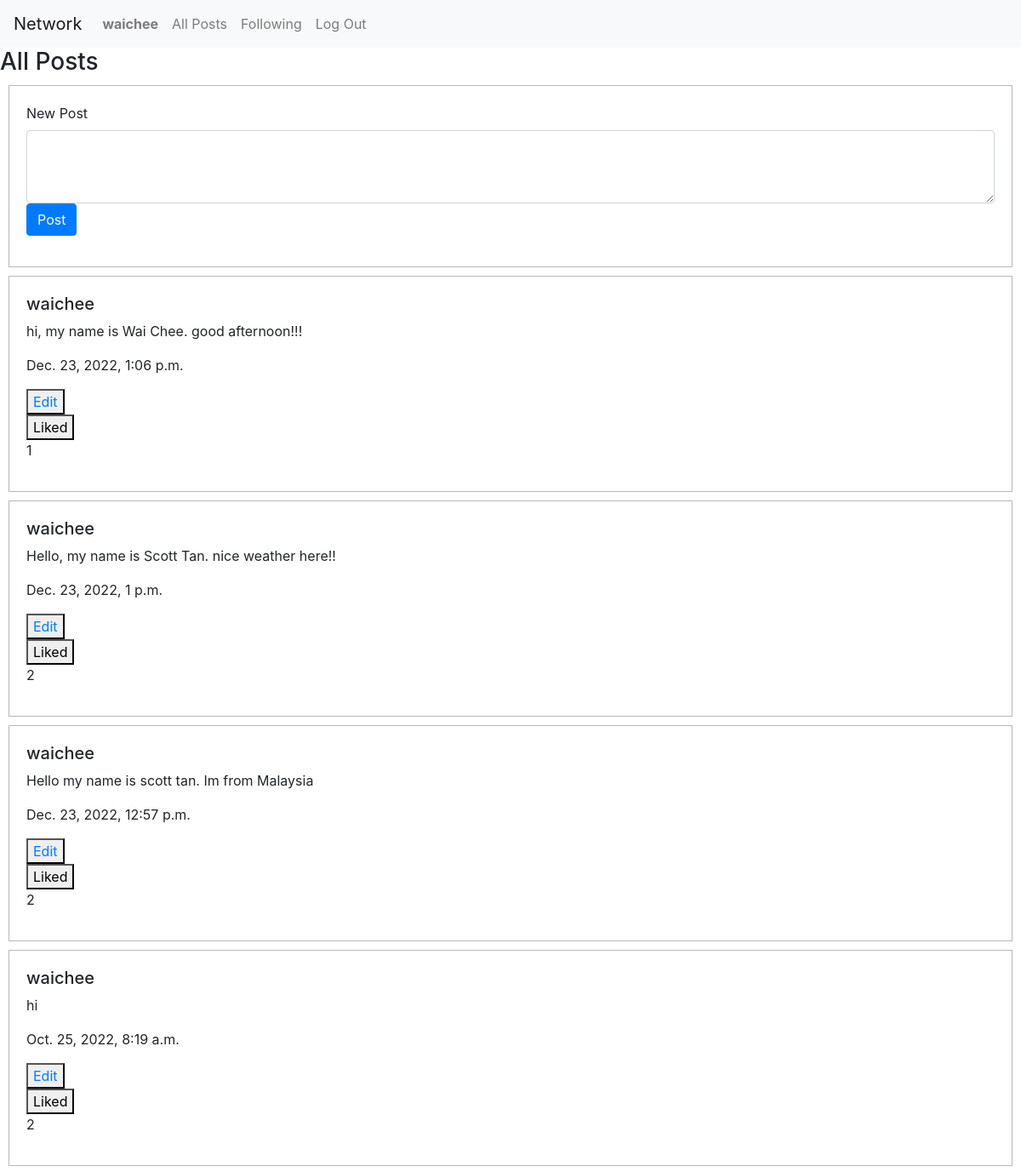
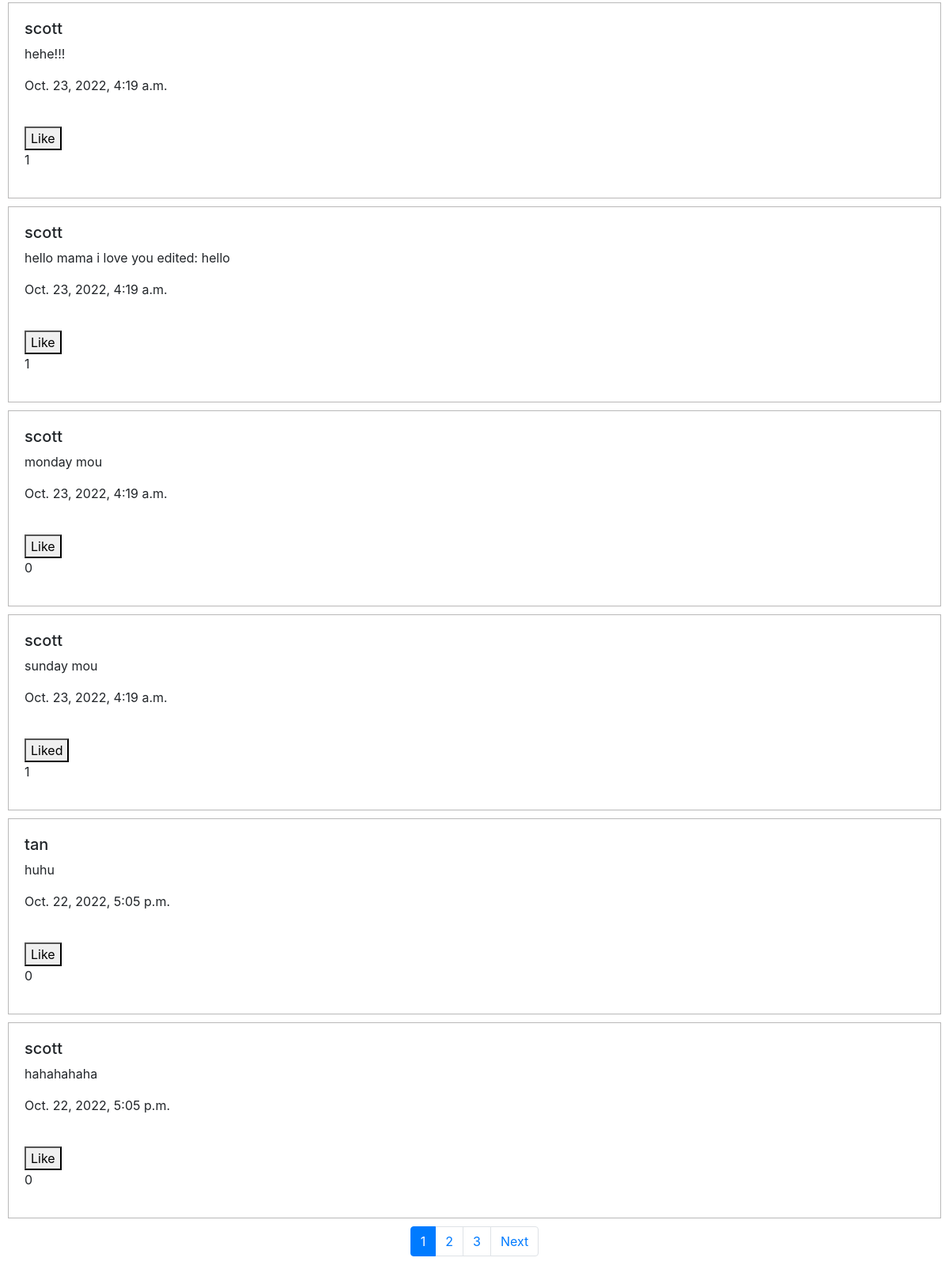
/ (signed in), run on the app's committed database (2 pictures, top to bottom).
### network/models.py (models this page shows, shortened)
class User(AbstractUser):
    pass

class Post(models.Model):
    user = models.ForeignKey(User, on_delete=models.CASCADE, related_name="posts")
    content = models.CharField(max_length=300)
    timestamp = models.DateTimeField(auto_now_add=True)
    like = models.ManyToManyField(User, blank=True, related_name="liked_user")

### network/views.py (the view)
# urls.py: path("", views.index, name="index"),
def index(request):
    postData = Post.objects.all().order_by('-timestamp')
    paginator = Paginator(postData, POST_PER_PAGE)
    page_number = request.GET.get('page')
    page_obj = paginator.get_page(page_number)
    if request.user.is_authenticated:
        currentuser = User.objects.get(id=request.session['_auth_user_id'])
        paginator = Paginator(postData, POST_PER_PAGE)
        page_number = request.GET.get('page')
        page_obj = paginator.get_page(page_number)
        return render(request, "network/index.html", {
            "postData": page_obj,
            "loginUser": currentuser
        })
    return render(request, "network/index.html", {
        "postData": page_obj,
    })

### network/templates/network/index.html (shortened to what this page needs)
{% extends "network/layout.html" %}
{% load static %}
{% block body %}
  <div id="posts-view">
  </div>
  {% if user.is_authenticated %}
  <div class="box">
      <div class="mb-3">
        <form action="{% url 'post' %}" method="POST">
          <label for="newPostInput" class="form-label">New Post</label>
          <textarea class="form-control" id="content" rows="3" name="content"></textarea>
          <input type="submit" value="Post" class="btn btn-primary">
        </form>
      </div>
  </div>
  {%endif%}
  {% for post in postData %}
    <div class="box">
      <h5>{{ post.user }}</h5>
      <p id="post-content-{{post.id}}" class="post">{{ post.content }}</p>
      <p>{{ post.timestamp }}</p>
      {% if post.user == loginUser %}
        <button class="text-primary edit" data-id="{{post.id}}" id="edit-btn-{{post.id}}">Edit</button>
      {% endif %}
      <br>
      {% if not request.user in post.like.all %}
      <button data-id="{{post.id}}" id="post-like-{{post.id}}" class="likedpost" data-liked="no">Like</button>
      {% else %}
      <button data-id="{{post.id}}" id="post-like-{{post.id}}" class="likedpost" data-liked="yes">Liked</button>
      {% endif %}
      <p id="post-count-{{post.id}}">{{post.like.count}}</p>
    </div>
  {% endfor %}
{% endblock %}

### network/templates/network/layout.html (shortened to what this page needs)
{% load static %}
<!DOCTYPE html>
<html lang="en">
    <head>
        <link rel="stylesheet" href="https://stackpath.bootstrapcdn.com/bootstrap/4.4.1/css/bootstrap.min.css">
        <link href="{% static 'network/styles.css' %}" rel="stylesheet">
    </head>
    <body>
        <nav class="navbar navbar-expand-lg navbar-light bg-light">
            <a class="navbar-brand" href="#">Network</a>
            <div>
              <ul class="navbar-nav mr-auto">
                {% if user.is_authenticated %}
                    <li class="nav-item">
                        <a class="nav-link" href="{% url 'profile' user.username %}"><strong>{{ user.username }}</strong></a>
                    </li>
                {% endif %}
                <li class="nav-item">
                  <a class="nav-link" href="{% url 'index' %}" id="allPosts">All Posts</a>
                </li>
                {% if user.is_authenticated %}
                    <li class="nav-item">
                        <a class="nav-link" href="{% url 'following' %}" id="following">Following</a>
                    </li>
                    <li class="nav-item">
                        <a class="nav-link" href="{% url 'logout' %}" id="logOut">Log Out</a>
                    </li>
                {% endif %}
              </ul>
            </div>
          </nav>
        <div class="body">
            {% block body %}
            {% endblock %}
        </div>
        <nav aria-label="Page navigation example">
            <ul class="pagination justify-content-center">
                {% if postData.paginator.num_pages > 1 %}
                {% for num in postData.paginator.page_range %}
                {% if postData.number == num %}
                    <li class="page-item active" ><a class="page-link" href="#">{{ num }}</a></li>
                {% else %}
                    <li class="page-item " ><a class="page-link" href="?page={{ num }}">{{ num }}</a></li>
                {% endif %}
                {% endfor %}
                {% endif %}
                {% if postData.has_next %}
                     <li class="page-item"><a class="page-link" href="?page={{ postData.next_page_number }}">Next</a></li>
                {% endif %}
            </ul>
          </nav>
    </body>
</html>

### network/static/network/styles.css (style rules this page uses)
.box { padding: 20px; border: 1px solid rgb(185, 184, 184); margin: 10px; }
.edit { cursor: pointer; }

### data on the page
User: username "waichee"
Post: user "waichee", content "hi, my name is Wai Chee. good afternoon!!!", timestamp "Dec. 23, 2022, 1:06 p.m.", like.count "1"
Post: user "waichee", content "Hello, my name is Scott Tan. nice weather here!!", timestamp "Dec. 23, 2022, 1 p.m.", like.count "2"
Post: user "waichee", content "Hello my name is scott tan. Im from Malaysia", timestamp "Dec. 23, 2022, 12:57 p.m.", like.count "2"
Post: user "waichee", content "hi", timestamp "Oct. 25, 2022, 8:19 a.m.", like.count "2"
Post: user "scott", content "hehe!!!", timestamp "Oct. 23, 2022, 4:19 a.m.", like.count "1"
Post: user "scott", content "hello mama i love you edited: hello", timestamp "Oct. 23, 2022, 4:19 a.m.", like.count "1"
Post: user "scott", content "monday mou", timestamp "Oct. 23, 2022, 4:19 a.m.", like.count "0"
Post: user "scott", content "sunday mou", timestamp "Oct. 23, 2022, 4:19 a.m.", like.count "1"
Post: user "tan", content "huhu", timestamp "Oct. 22, 2022, 5:05 p.m.", like.count "0"
Post: user "scott", content "hahahahaha", timestamp "Oct. 22, 2022, 5:05 p.m.", like.count "0"

### other printed values
{{ num }} "1"
{{ num }} "2" "3"
